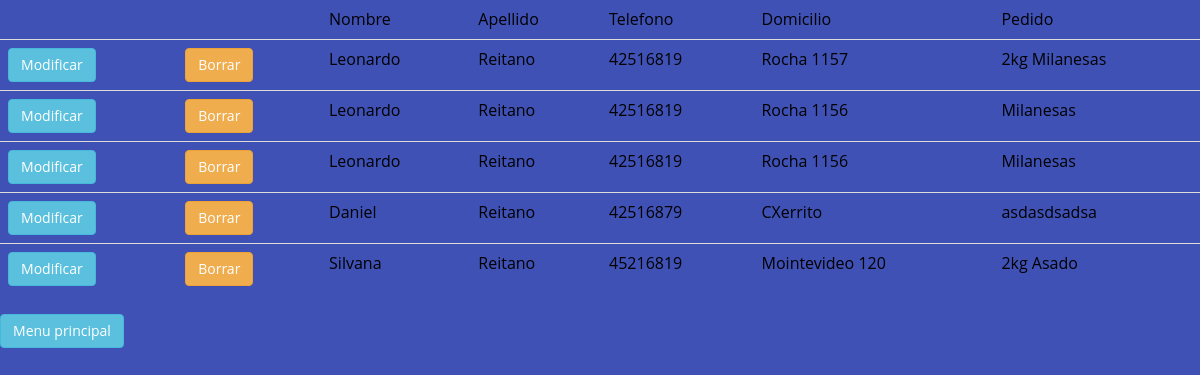
The app's page /Lista.php (signed in), older data.
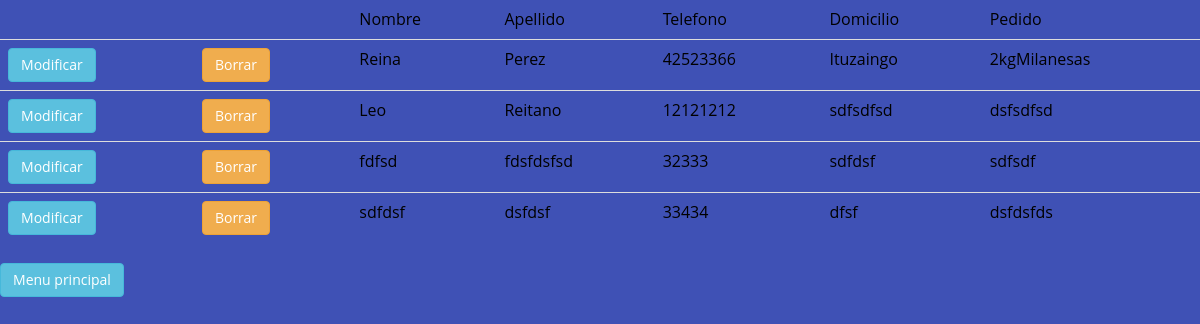
The same page, newer data.
### tables this page shows
CREATE TABLE IF NOT EXISTS `clientes` (
`Id` int(11) NOT NULL,
  `Nombre` varchar(25) NOT NULL,
  `Apellido` varchar(25) NOT NULL,
  `Telefono` int(10) DEFAULT NULL,
  `Domicilio` varchar(40) NOT NULL,
  `Pedido` varchar(40) NOT NULL
);

### clases/AccesoDatos.php (called while the page is built, shortened)
<?php
class AccesoDatos
{
    private static $ObjetoAccesoDatos;
    private $objetoPDO;
    private function __construct()
    {
        try {
            $this->objetoPDO = new PDO('mysql:host=localhost;dbname=carniceria;charset=utf8', 'root', '', array(PDO::ATTR_EMULATE_PREPARES => false,PDO::ATTR_ERRMODE => PDO::ERRMODE_EXCEPTION));
            $this->objetoPDO->exec("SET CHARACTER SET utf8");
            }
        catch (PDOException $e) {
            print "Error!: " . $e->getMessage();
            die();
        }
    }
    public function RetornarConsulta($sql)
    {
        return $this->objetoPDO->prepare($sql);
    }
    public static function dameUnObjetoAcceso()
    {
        if (!isset(self::$ObjetoAccesoDatos)) {
            self::$ObjetoAccesoDatos = new AccesoDatos();
        }
        return self::$ObjetoAccesoDatos;
    }
}
?>

### clases/Clientes.php (called while the page is built, shortened)
<?php
class Cliente
{
	   	public static function TraerTodoLosClientes()
	{
			$objetoAccesoDato = AccesoDatos::dameUnObjetoAcceso();
			$consulta =$objetoAccesoDato->RetornarConsulta("select id,Nombre as nombre, Apellido as apellido,Telefono as telefono,Domicilio as domicilio, Pedido as pedido from clientes");
			$consulta->execute();
			return $consulta->fetchAll(PDO::FETCH_CLASS, "Cliente");
	}
}
 ?>

### Lista.php (the view, shortened to what this page needs)
 <html>
 <head>
  <link rel="stylesheet" href="http://maxcdn.bootstrapcdn.com/bootstrap/3.3.4/css/bootstrap.min.css">
  <link rel="stylesheet" type="text/css" href="estilo.css">
 </head>
 <body>
<?php
require_once("clases/AccesoDatos.php");
require_once("clases/Clientes.php");
$Array=Cliente::TraerTodoLosClientes();
echo"<table class='table' >
<thead>
<tr>
<td></td><td></td><td>Nombre</td><td>Apellido</td><td>Telefono</td><td>Domicilio</td><td>Pedido</td>
</tr>
</thead>
<tbody>";
foreach ($Array as $cliente)
 {
  echo "<tr>
  <td><a class='btn btn-info' onclick='modificar($cliente->id)'>Modificar</td>
  <td><a class='btn btn-warning' onclick='borrar($cliente->id)'>Borrar</td>
 <td>$cliente->nombre</td>
<td>$cliente->apellido</td>
 <td>$cliente->telefono</td>
<td>$cliente->domicilio</td>
<td>$cliente->pedido</td>
</tr> ";
}
 echo "</tbody></table>";
      ?>
<a class="btn btn-info" href="index.php">Menu principal</a>
 </body>
 </html>

### estilo.css (style rules this page uses)
* { margin:0; padding:0; }
body { margin: 0 auto; color:#000000; background:#3f51b5; font-family:'Open Sans',sans-serif; }
tr { height: 12px; }

Row changes from the older to the newer data that the page shows:
removed clientes: Nombre "Leonardo", Apellido "Reitano", Telefono "42516819", Domicilio "Rocha 1157", Pedido "2kg Milanesas"
removed clientes: Nombre "Leonardo", Apellido "Reitano", Telefono "42516819", Domicilio "Rocha 1156", Pedido "Milanesas"
removed clientes: Nombre "Leonardo", Apellido "Reitano", Telefono "42516819", Domicilio "Rocha 1156", Pedido "Milanesas"
removed clientes: Nombre "Daniel", Apellido "Reitano", Telefono "42516879", Domicilio "CXerrito", Pedido "asdasdsadsa"
removed clientes: Nombre "Silvana", Apellido "Reitano", Telefono "45216819", Domicilio "Mointevideo 120", Pedido "2kg Asado"
added clientes: Nombre "Reina", Apellido "Perez", Telefono "42523366", Domicilio "Ituzaingo", Pedido "2kgMilanesas"
added clientes: Nombre "Leo", Apellido "Reitano", Telefono "12121212", Domicilio "sdfsdfsd", Pedido "dsfsdfsd"
added clientes: Nombre "fdfsd", Apellido "fdsfdsfsd", Telefono "32333", Domicilio "sdfdsf", Pedido "sdfsdf"
added clientes: Nombre "sdfdsf", Apellido "dsfdsf", Telefono "33434", Domicilio "dfsf", Pedido "dsfdsfds"
